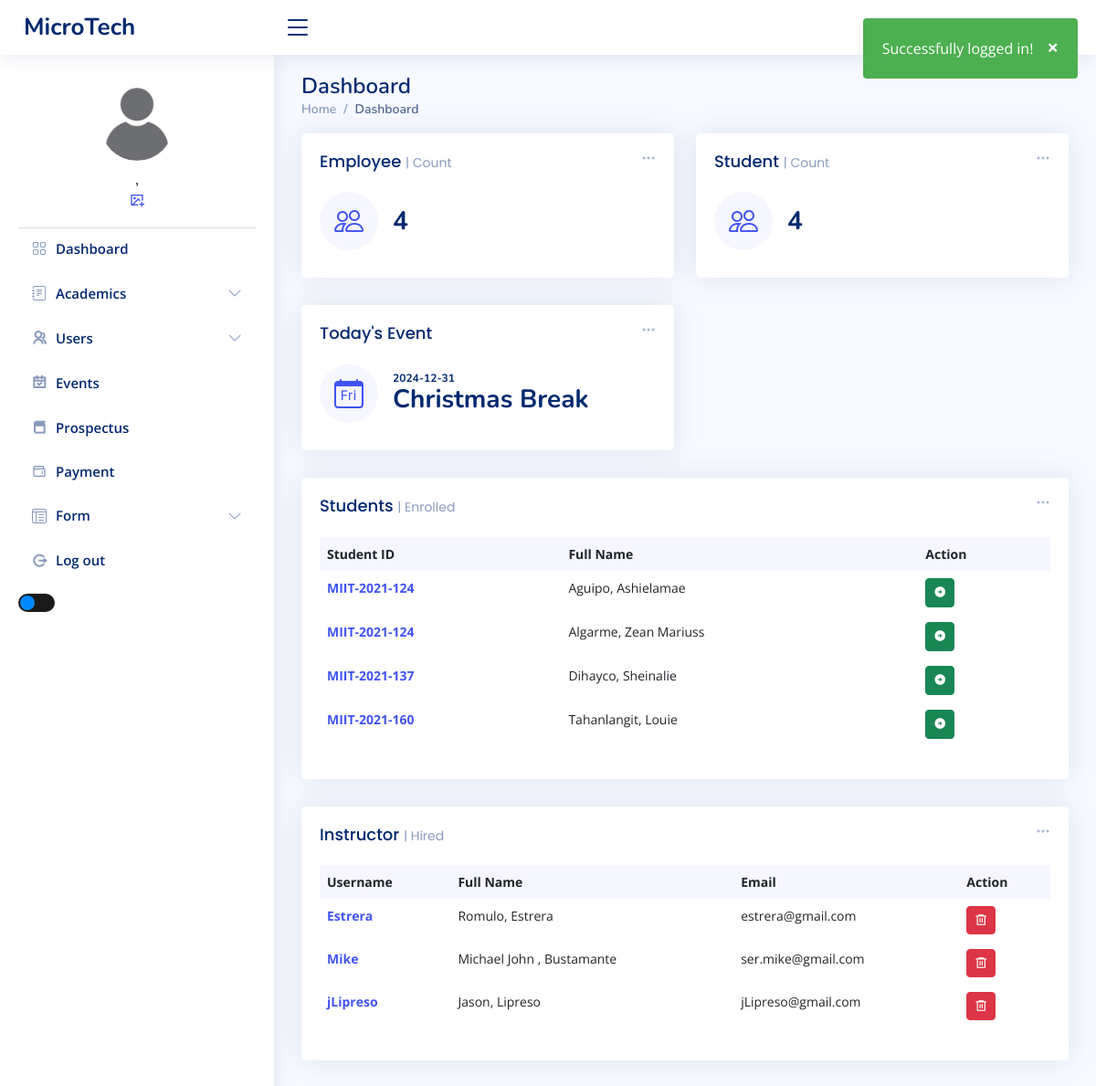
The app's page /admin/index.php (signed in) with its own data.
### tables this page shows
CREATE TABLE `tbl_events` (
  `id` int(11) NOT NULL,
  `title` varchar(50) NOT NULL,
  `date` date NOT NULL,
  `description` varchar(10000) NOT NULL
);

CREATE TABLE `tbl_students` (
  `user_id` int(11) NOT NULL,
  `user_name` varchar(50) NOT NULL,
  `lname` varchar(50) NOT NULL,
  `fname` varchar(50) NOT NULL,
  `middleInitial` varchar(30) NOT NULL,
  `Suffix` varchar(15) NOT NULL,
  `course` varchar(50) NOT NULL,
  `year` int(10) NOT NULL,
  `contact` varchar(20) NOT NULL,
  `gender` varchar(10) NOT NULL,
  `bdate` varchar(50) NOT NULL,
  `pob` text NOT NULL,
  `email` varchar(50) NOT NULL,
  `major` varchar(50) NOT NULL,
  `nationality` varchar(20) NOT NULL,
  `civilStatus` varchar(20) NOT NULL,
  `religion` varchar(20) NOT NULL,
  `modality` varchar(20) NOT NULL,
  `fb` varchar(30) NOT NULL,
  `curAddress` varchar(200) NOT NULL,
  `cityAdd` varchar(200) NOT NULL,
  `zipcode` varchar(30) NOT NULL,
  `fatherName` varchar(50) NOT NULL,
  `fwork` varchar(50) NOT NULL,
  `motherName` varchar(50) NOT NULL,
  `mwork` varchar(50) NOT NULL,
  `primarySchool` varchar(100) NOT NULL,
  `primaryAddress` text NOT NULL,
  `primaryCompleted` varchar(30) NOT NULL,
  `entermediateSchool` varchar(100) NOT NULL,
  `entermediateAddress` text NOT NULL,
  `entermediateCompleted` varchar(30) NOT NULL,
  `hsSchool` varchar(100) NOT NULL,
  `hsAddress` text NOT NULL,
  `hsCompleted` varchar(30) NOT NULL,
  `shSchool` varchar(100) NOT NULL,
  `shAddress` text NOT NULL,
  `shCompleted` varchar(30) NOT NULL,
  `collegeSchool` varchar(100) NOT NULL,
  `collegeAddress` text NOT NULL,
  `collegeCompleted` varchar(30) NOT NULL,
  `user_image` varchar(50) NOT NULL,
  `user_role` varchar(50) NOT NULL,
  `user_pass` varchar(50) NOT NULL,
  `semester` int(11) NOT NULL,
  `status` varchar(20) NOT NULL,
  `date` date DEFAULT NULL
);

CREATE TABLE `tbl_users` (
  `user_id` int(11) NOT NULL,
  `user_fname` varchar(50) NOT NULL,
  `user_lname` varchar(50) NOT NULL,
  `user_email` varchar(80) NOT NULL,
  `user_name` varchar(50) NOT NULL,
  `user_pass` varchar(100) NOT NULL,
  `user_role` varchar(20) NOT NULL,
  `user_image` varchar(100) NOT NULL,
  `date_of_birth` date DEFAULT NULL,
  `gender` enum('Male','Female') DEFAULT NULL,
  `hire_date` date DEFAULT NULL,
  `department` varchar(100) DEFAULT NULL,
  `phone_number` varchar(15) DEFAULT NULL,
  `address` varchar(255) DEFAULT NULL
);

### admin/index.php (the view, shortened to what this page needs)
<?php
include_once "../templates/header.php";
include_once "includes/connect.php";
$statements = $conn->prepare("SELECT COUNT(user_id) AS count_emp FROM tbl_users");
$statements->execute();
$empcount = $statements->fetch(PDO::FETCH_ASSOC);
$statements = $conn->prepare("SELECT COUNT(user_id) AS count_stud FROM tbl_students");
$statements->execute();
$studcount = $statements->fetch(PDO::FETCH_ASSOC);
$sql = "SELECT * FROM tbl_events ORDER BY date DESC";
$stmt = $conn->query($sql);
$events = $stmt->fetchAll(PDO::FETCH_ASSOC);
$today = date('Y-m-d');
$todaysEvent = null;
foreach ($events as $event) {
  if ($event['date'] === $today) {
    $todaysEvent = $event;
    break;
  }
}
?>
<main id="main" class="main">
  <div class="pagetitle">
    <h1>Dashboard</h1>
    <nav>
      <ol class="breadcrumb">
        <li class="breadcrumb-item"><a href="../admin/index.php">Home</a></li>
        <li class="breadcrumb-item active">Dashboard</li>
      </ol>
    </nav>
  </div>
  <section class="section dashboard">
    <div class="row">
      <div class="col-lg-12">
        <div class="row">
          <div class="col-xxl-4 col-md-6">
            <div class="card info-card sales-card">
              <div class="filter">
                <a class="icon" href="#" data-bs-toggle="dropdown"><i class="bi bi-three-dots"></i></a>
              </div>
              <div class="card-body">
                <h5 class="card-title">Employee <span>| Count</span></h5>
                <div class="d-flex align-items-center">
                  <div class="card-icon rounded-circle d-flex align-items-center justify-content-center">
                    <i class="bi bi-people"></i>
                  </div>
                  <div class="ps-3">
                    <h6><?php echo $empcount['count_emp'] ?></h6>
                  </div>
                </div>
              </div>
            </div>
          </div>
          <div class="col-xxl-4 col-md-6">
            <div class="card info-card sales-card">
              <div class="filter">
                <a class="icon" href="#" data-bs-toggle="dropdown"><i class="bi bi-three-dots"></i></a>
              </div>
              <div class="card-body">
                <h5 class="card-title">Student <span>| Count</span></h5>
                <div class="d-flex align-items-center">
                  <div class="card-icon rounded-circle d-flex align-items-center justify-content-center">
                    <i class="bi bi-people"></i>
                  </div>
                  <div class="ps-3">
                    <h6><?php echo $studcount['count_stud'] ?></h6>
                  </div>
                </div>
              </div>
            </div>
          </div>
          <div class="col-xxl-4 col-md-6">
            <div class="card info-card sales-card">
              <div class="filter">
                <a class="icon" href="#" data-bs-toggle="dropdown"><i class="bi bi-three-dots"></i></a>
              </div>
              <div class="card-body">
                <h5 class="card-title">Today's Event </h5>
                <div class="d-flex align-items-center">
                  <div class="card-icon rounded-circle d-flex align-items-center justify-content-center">
                    <i class="bi bi-calendar-day"></i>
                  </div>
                  <div class="ps-3">
                    <?php if ($todaysEvent) : ?>
                      <h6 style="font-size:12px"><?php echo htmlspecialchars($todaysEvent['date']); ?></h6>
                      <li class="list-group-item d-flex justify-content-between align-items-start">
                        <div style="flex-grow: 1;">
                          <h6><?php echo htmlspecialchars($todaysEvent['title']); ?> </h6>
                        </div>
                      </li>
                    <?php else : ?>
                      <p>No events scheduled for today.</p>
                    <?php endif; ?>
                  </div>
                </div>
              </div>
            </div>
          </div>
          <div class="col-12">
            <div class="card recent-sales overflow-auto">
              <div class="filter">
                <a class="icon" href="#" data-bs-toggle="dropdown"><i class="bi bi-three-dots"></i></a>
              </div>
              <div class="card-body">
                <h5 class="card-title">Students <span>| Enrolled</span></h5>
                <table class="table table-borderless datatable">
                  <thead>
                    <tr>
                      <th scope="col">Student ID</th>
                      <th scope="col">Full Name</th>
                      <th scope="col">Action</th>
                    </tr>
                  </thead>
                  <tbody>
                    <?php
                    $database = new Connection();
                    $db = $database->open();
                    try {
                      $sql = 'SELECT * FROM tbl_students ORDER BY lname ASC';
                      foreach ($db->query($sql) as $row) {
                    ?>
                        <tr>
                          <th scope="row"><a href=""><?php echo $row["user_name"] ?></a></th>
                          <td><?php echo $row["lname"] ?>, <?php echo $row["fname"] ?></td>
                          <td>
                            <form action="student_profile.php" method="post">
                              <button type="submit" class="btn btn-sm btn-success" name="submit"><i class="ri-arrow-right-circle-fill"></i></button>
                            </form>
                          </td>
                        </tr>
                    <?php
                      }
                    } catch (PDOException $e) {
                      echo "There is some problem in connection: " . $e->getMessage();
                    }
                    ?>
                  </tbody>
                </table>
              </div>
            </div>
          </div>
          <div class="col-lg-12">
            <div class="row">
              <div class="col-12">
                <div class="card recent-sales overflow-auto">
                  <div class="filter">
                    <a class="icon" href="#" data-bs-toggle="dropdown"><i class="bi bi-three-dots"></i></a>
                  </div>
                  <div class="card-body">
                    <h5 class="card-title">Instructor <span>| Hired</span></h5>
                    <table class="table table-borderless datatable">
                      <thead>
                        <tr>
                          <th scope="col">Username</th>
                          <th scope="col">Full Name</th>
                          <th scope="col">Email</th>
                          <th scope="col">Action</th>
                        </tr>
                      </thead>
                      <tbody>
                        <?php
                        $database = new Connection();
                        $db = $database->open();
                        try {
                          $sql = "SELECT * FROM tbl_users WHERE user_role = 'teacher'
                                ORDER BY user_id ASC";
                          foreach ($db->query($sql) as $row) {
                        ?>
                            <tr>
                              <th scope="row"><a href="#"><?php echo $row["user_name"] ?></a></th>
                              <td><?php echo $row["user_fname"] ?>, <?php echo $row["user_lname"] ?></td>
                              <td><?php echo $row["user_email"] ?></td>
                              <td>
                                <form method="POST" action="../admin/upload/delete-user.php" onsubmit="return confirm('Are you sure you want to delete this user?');" style="display:inline;">
                                  <button type="submit" class="btn btn-sm btn-danger ri-delete-bin-6-line"></button>
                                </form>
                              </td>
                            </tr>
                        <?php
                          }
                        } catch (PDOException $e) {
                          echo "There is some problem in connection: " . $e->getMessage();
                        }
                        ?>
                      </tbody>
                    </table>
                  </div>
                </div>
              </div>
            </div>
          </div>
        </div>
      </div>
    </div>
  </section>
</main>
<?php
include_once "../templates/footer.php";
?>

### assets/css/style.css (style rules this page uses)
:root { scroll-behavior: smooth; }
body { font-family: "Open Sans", sans-serif; background: #f6f9ff; color: #444444; }
a { color: #4154f1; text-decoration: none; }
h1, h2, h3, h4, h5, h6 { font-family: "Nunito", sans-serif; }
#main { margin-top: 60px; padding: 20px 30px; transition: all 0.3s; }
.pagetitle { margin-bottom: 10px; }
.pagetitle h1 { font-size: 24px; margin-bottom: 0; font-weight: 600; color: #012970; }
.card { margin-bottom: 30px; border: none; border-radius: 5px; box-shadow: 0px 0 30px rgba(1, 41, 112, 0.1); }
.card-title { padding: 20px 0 15px 0; font-size: 18px; font-weight: 500; color: #012970; font-family: "Poppins", sans-serif; }
.card-title span { color: #899bbd; font-size: 14px; font-weight: 400; }
.card-body { padding: 0 20px 20px 20px; }
.breadcrumb { font-size: 14px; font-family: "Nunito", sans-serif; color: #899bbd; font-weight: 600; }
.breadcrumb a { color: #899bbd; transition: 0.3s; }
.breadcrumb .breadcrumb-item::before { color: #899bbd; }
.breadcrumb .active { color: #51678f; font-weight: 600; }
@media (min-width: 1200px) { #main, #footer { margin-left: 300px; } }
.dashboard .filter { position: absolute; right: 0px; top: 15px; }
.dashboard .filter .icon { color: #aab7cf; padding-right: 20px; padding-bottom: 5px; transition: 0.3s; font-size: 16px; }
.dashboard .info-card { padding-bottom: 10px; }
.dashboard .info-card h6 { font-size: 28px; color: #012970; font-weight: 700; margin: 0; padding: 0; }
.dashboard .card-icon { font-size: 32px; line-height: 0; width: 64px; height: 64px; flex-shrink: 0; flex-grow: 0; }
.dashboard .sales-card .card-icon { color: #4154f1; background: #f6f6fe; }
.dashboard .recent-sales { font-size: 14px; }
.dashboard .recent-sales .table thead { background: #f6f6fe; }
.dashboard .recent-sales .table thead th { border: 0; }

### templates/header.php (style rules this page uses)
html { scroll-behavior: smooth; }

### records on screen
tbl_events: date "2024-12-31", title "Christmas Break"
tbl_students: user_name "MIIT-2021-124", lname "Aguipo", fname "Ashielamae"
tbl_students: user_name "MIIT-2021-124", lname "Algarme", fname "Zean Mariuss"
tbl_students: user_name "MIIT-2021-137", lname "Dihayco", fname "Sheinalie"
tbl_students: user_name "MIIT-2021-160", lname "Tahanlangit", fname "Louie"
tbl_users: user_name "Estrera", user_fname "Romulo", user_lname "Estrera", user_email "estrera@gmail.com"
tbl_users: user_name "Mike", user_fname "Michael John", user_lname "Bustamante", user_email "ser.mike@gmail.com"
tbl_users: user_name "jLipreso", user_fname "Jason", user_lname "Lipreso", user_email "jLipreso@gmail.com"

### other values on screen
$empcount['count_emp'] "4"
$studcount['count_stud'] "4"
